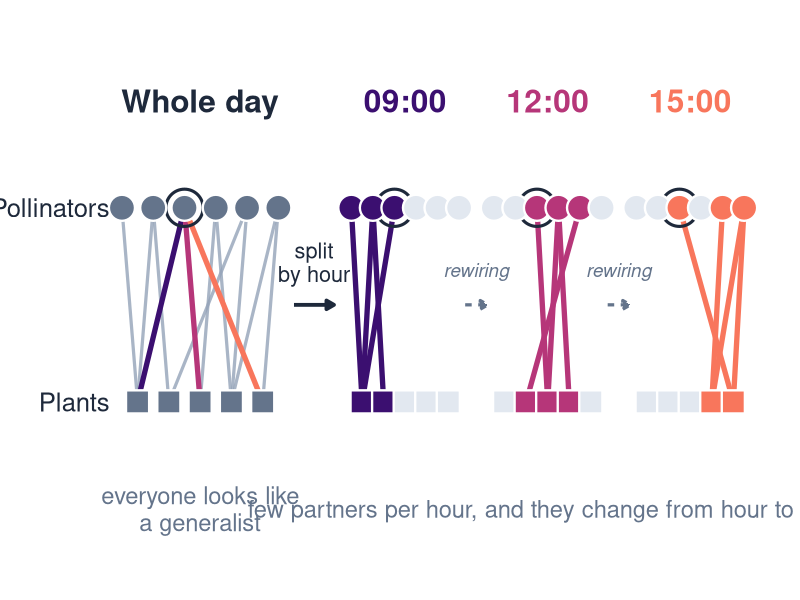

The R source for this figure:
# Slide illustration: whole-day network vs hourly slices (Global generalists, local specialists)
# Conceptual only: node identities and links are illustrative, not data.
# The daily network is the union of the three hourly networks, so the audience sees
# that a "generalist" in the daily web is a series of short specialised bouts.
# Run from the Seminar_Goteborg folder:  Rscript scripts/fig_diu_concept.R
suppressMessages({library(ggplot2); library(dplyr); library(tibble)})
out <- "images"

navy <- "#3B0F70"; rose <- "#B63679"; coral <- "#F8765C"; green <- "#40695B"
slate <- "#64748B"; ink <- "#1E293B"; faint <- "#E2E8F0"; grey_link <- "#94A3B8"
hour_cols <- c(`09:00` = navy, `12:00` = rose, `15:00` = coral)

n_pol <- 6; n_pl <- 5
links <- tribble(
  ~pol, ~pl, ~hour,
  1, 1, "09:00", 2, 1, "09:00", 2, 2, "09:00", 3, 1, "09:00",
  3, 3, "12:00", 4, 3, "12:00", 4, 4, "12:00", 5, 2, "12:00",
  3, 5, "15:00", 5, 4, "15:00", 6, 5, "15:00", 6, 4, "15:00")
focal <- 3   # pollinator that is active all day but switches plants

# panel geometry: x offset and width
panels <- tribble(
  ~panel,   ~x0,  ~w,
  "day",     0,   9,
  "09:00",  13.2, 6.2,
  "12:00",  21.4, 6.2,
  "15:00",  29.6, 6.2)
y_pol <- 1; y_pl <- 0

node_xy <- function(x0, w) {
  bind_rows(
    tibble(type = "pol", id = 1:n_pol, x = x0 + seq(0, w, length.out = n_pol), y = y_pol),
    tibble(type = "pl",  id = 1:n_pl,  x = x0 + seq(w * 0.1, w * 0.9, length.out = n_pl), y = y_pl))
}
nodes <- panels |> rowwise() |> do(cbind(panel = .$panel, node_xy(.$x0, .$w))) |> ungroup()

edge_xy <- function(l, pan) {
  np <- filter(nodes, panel == pan)
  l |> mutate(panel = pan,
              x = np$x[np$type == "pol"][pol], y = y_pol,
              xend = np$x[np$type == "pl"][pl], yend = y_pl)
}
e_day <- edge_xy(links, "day")
e_hr <- bind_rows(lapply(names(hour_cols), function(h) edge_xy(filter(links, hour == h), h)))

# activity of nodes per hour
act <- bind_rows(
  links |> transmute(hour, type = "pol", id = pol),
  links |> transmute(hour, type = "pl", id = pl)) |> distinct() |> mutate(active = TRUE)
nodes <- nodes |>
  left_join(act, by = c("panel" = "hour", "type", "id")) |>
  mutate(active = ifelse(panel == "day", TRUE, !is.na(active)),
         fill = case_when(panel == "day" ~ slate,
                          active ~ hour_cols[panel],
                          TRUE ~ faint),
         shape = ifelse(type == "pol", 21, 22),
         is_focal = type == "pol" & id == focal & active)

ctr <- function(p) with(filter(panels, panel == p), x0 + w / 2)

g <- ggplot() +
  # links (focal pollinator's daily links keep their hour colour)
  geom_segment(data = filter(e_day, pol != focal), aes(x, y, xend = xend, yend = yend),
               colour = grey_link, linewidth = 1.1, alpha = 0.8) +
  geom_segment(data = filter(e_day, pol == focal), aes(x, y, xend = xend, yend = yend, colour = hour),
               linewidth = 1.8) +
  geom_segment(data = e_hr, aes(x, y, xend = xend, yend = yend, colour = hour), linewidth = 1.8) +
  # focal pollinator ring
  geom_point(data = filter(nodes, is_focal), aes(x, y), shape = 21, size = 11.5, stroke = 1.6,
             colour = ink, fill = NA) +
  # nodes
  geom_point(data = nodes, aes(x, y, fill = I(fill), shape = I(shape)), size = 8, colour = "white", stroke = 1.2) +
  scale_colour_manual(values = hour_cols, guide = "none") +
  # row labels
  annotate("text", x = -0.7, y = y_pol, label = "Pollinators", hjust = 1, size = 6.5, colour = ink) +
  annotate("text", x = -0.7, y = y_pl, label = "Plants", hjust = 1, size = 6.5, colour = ink) +
  # panel titles
  annotate("text", x = ctr("day"), y = 1.55, label = "Whole day", size = 8, fontface = "bold", colour = ink) +
  annotate("text", x = sapply(names(hour_cols), ctr), y = 1.55, label = names(hour_cols),
           size = 8, fontface = "bold", colour = hour_cols) +
  # captions
  annotate("text", x = ctr("day"), y = -0.55, size = 6, colour = slate, lineheight = 0.95,
           label = "everyone looks like\na generalist") +
  annotate("text", x = ctr("12:00"), y = -0.55, size = 6, colour = slate, lineheight = 0.95,
           label = "few partners per hour, and they change from hour to hour") +
  # arrow: split by hour
  annotate("segment", x = 9.9, xend = 12.2, y = 0.5, yend = 0.5, colour = ink, linewidth = 1.3,
           arrow = arrow(length = unit(0.22, "cm"), type = "closed")) +
  annotate("text", x = 11.05, y = 0.72, label = "split\nby hour", size = 5.5, colour = ink, lineheight = 0.9) +
  # rewiring arrows between hours
  annotate("segment", x = c(19.75, 27.95), xend = c(21.05, 29.25), y = 0.5, yend = 0.5, colour = slate,
           linewidth = 1.1, linetype = "22", arrow = arrow(length = unit(0.22, "cm"), type = "closed")) +
  annotate("text", x = c(20.4, 28.6), y = 0.68, label = "rewiring", size = 4.8, colour = slate,
           fontface = "italic") +
  coord_cartesian(xlim = c(-4.2, 36.2), ylim = c(-0.85, 1.85), clip = "off") +
  theme_void() +
  theme(plot.background = element_rect(fill = "white", colour = NA),
        plot.margin = margin(12, 10, 5, 10))

ggsave(file.path(out, "diu_conceptual.png"), g, width = 13, height = 4.9, dpi = 200)
file.copy(file.path(out, "diu_conceptual.png"), file.path("docs/images", "diu_conceptual.png"), overwrite = TRUE)
